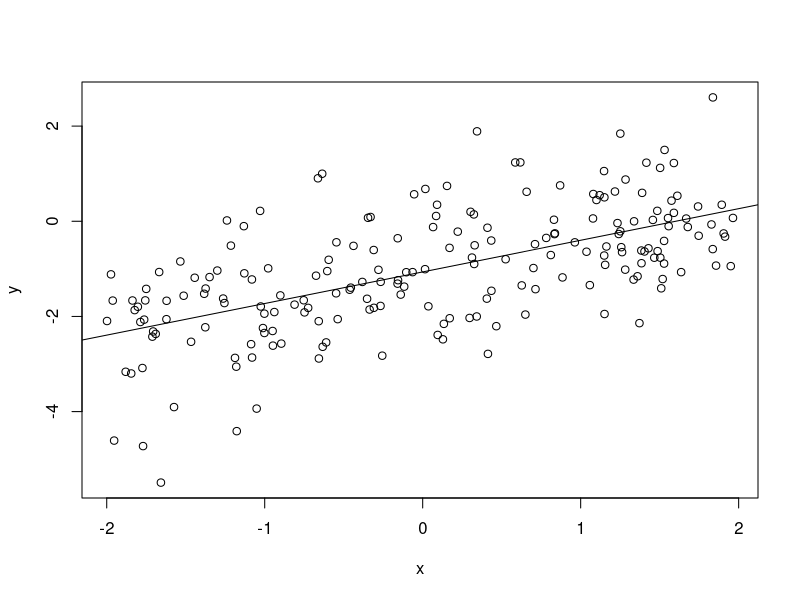
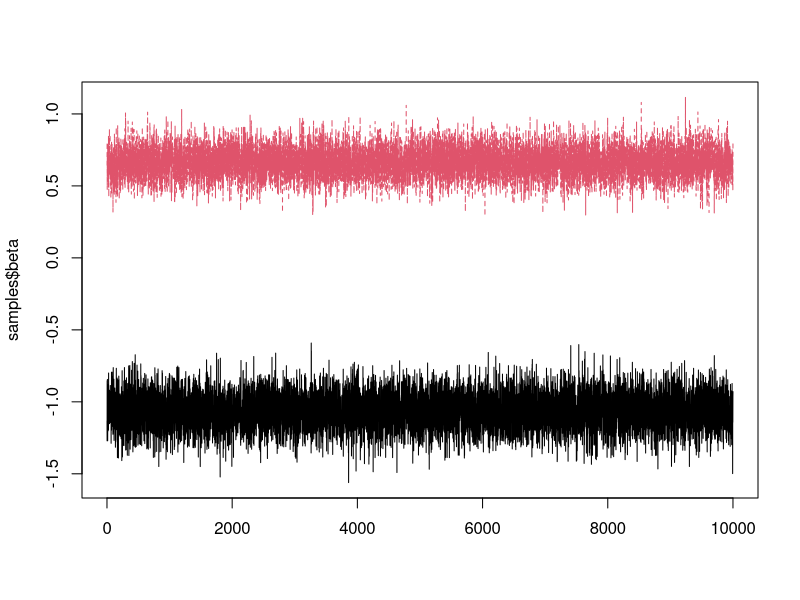
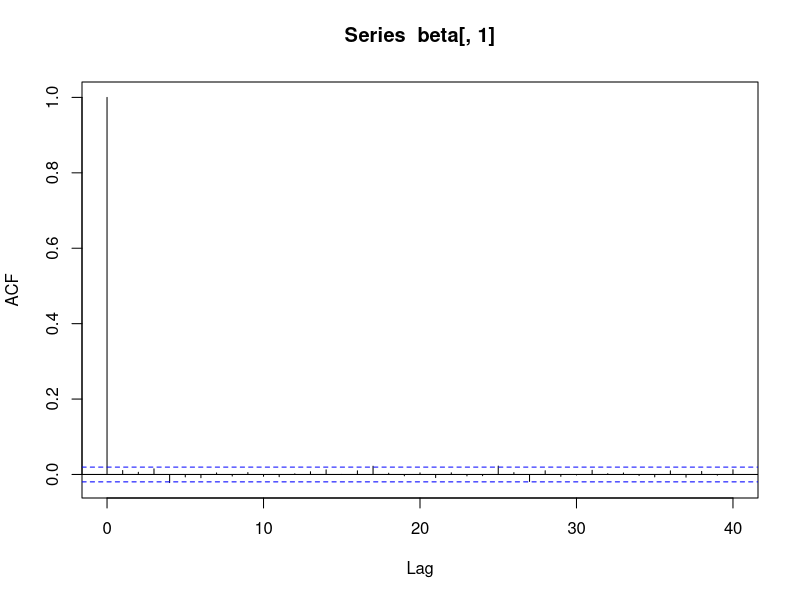
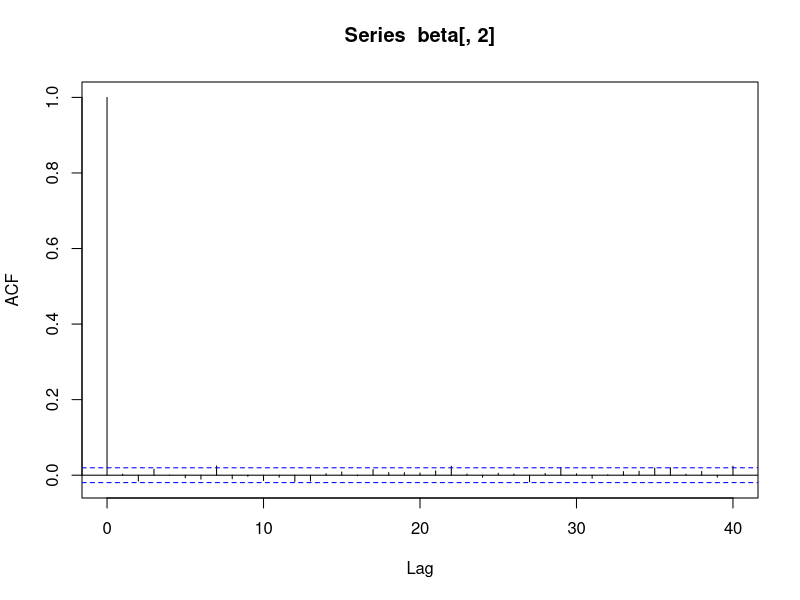
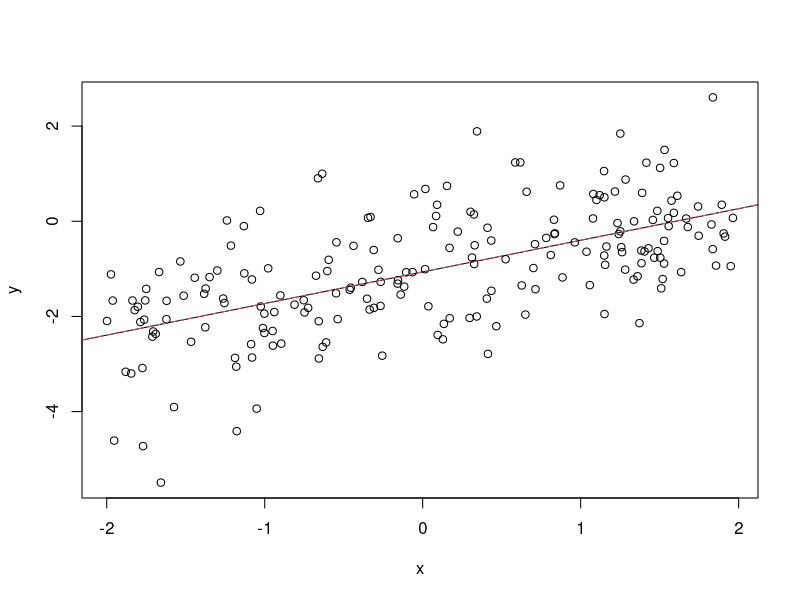
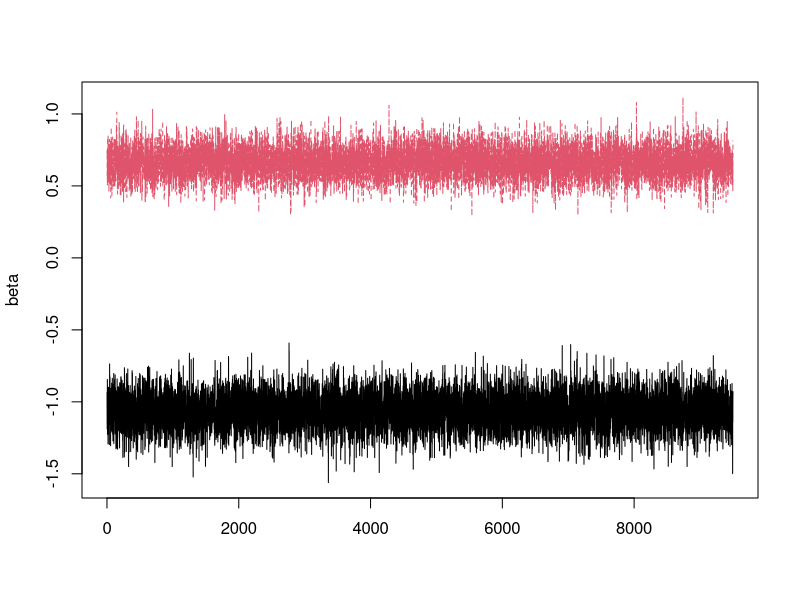
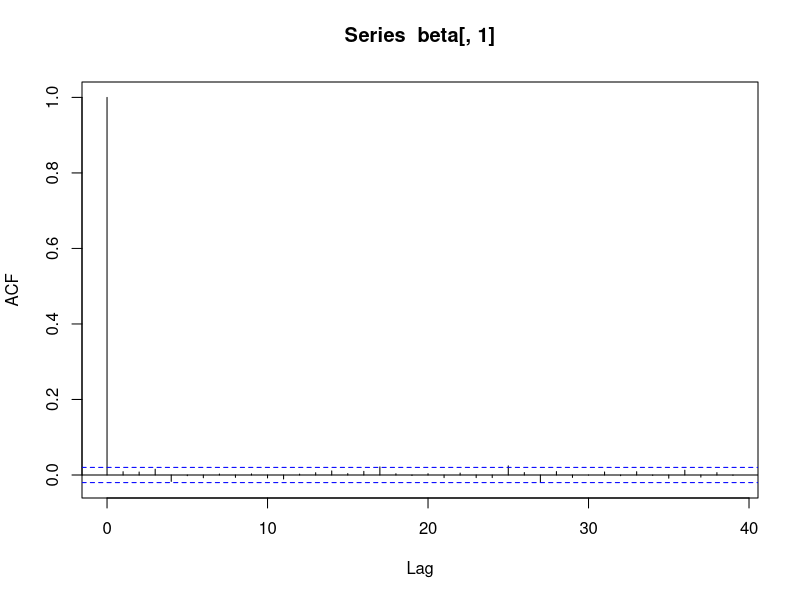
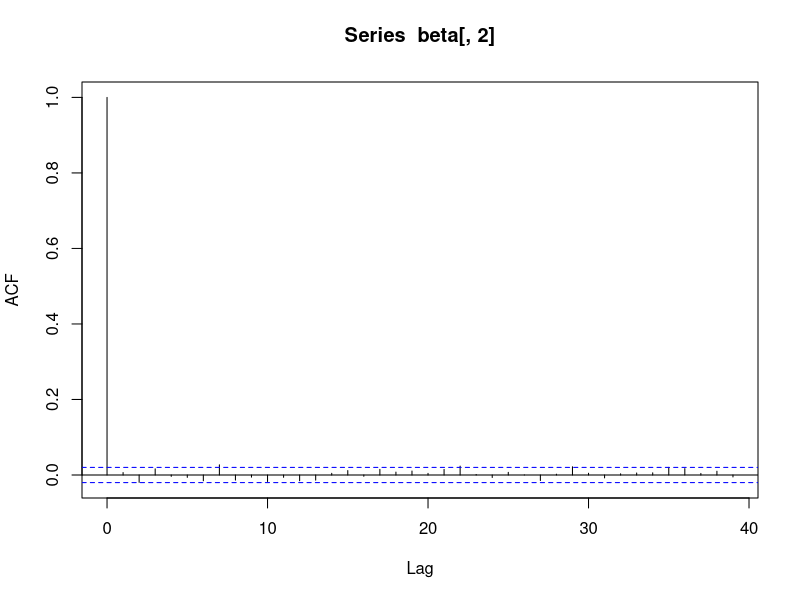

Recreate these plots in R, in order.

# setwd("C:/arbeit/talks/Madrid2024/practicals")

# read the data
dat <- read.table("data/linreg.dat", header=TRUE)

# plot and add the regression line from lm
plot(dat$x, dat$y, xlab="x", ylab="y")
abline(lm(y~x, data=dat))

# function for computing the log-posterior (the same as in Ex. 2)
log_posterior <- function(beta, y, x, sigma, prior_mean, prior_sd) {
    # current mean vector of the observation model
    mu <- beta[1] + beta[2] * x
    
    # log-likelihood
    log_lik <- sum(dnorm(y, mean = mu, sd = sigma, log = TRUE))
    
    # prior (since beta[1] has a constant prior, we only need the prior for beta[2] here)
    log_prior <- dnorm(beta[2], mean = prior_mean, sd = prior_sd, log = TRUE)
    
    # return the (un-normalized) log-posterior
    return(log_lik + log_prior)
}

# IWLS acceptance step
mh_step_iwls <- function(beta_proposed, beta_current, y, x, sigma, prior_mean, prior_sd, Finv) {
    
    X <- cbind(1, x)
    
    # compute log-posterior at proposed value
    log_prob_proposal <- log_posterior(
        beta_proposed,
        y,
        x,
        sigma,
        prior_mean,
        prior_sd
    )
    
    # compute log-posterior at current value
    log_prob_current <- log_posterior(
        beta_current,
        y,
        x,
        sigma,
        prior_mean,
        prior_sd
    )
    
    # log-densities of the proposal density
    sval_backward <- s_fn(y, X, beta_proposed, sigma, prior_sd)
    backward_mean <- beta_proposed + drop(Finv  %*% sval_backward)
    
    log_prob_backward <- mvtnorm::dmvnorm(
        beta_current,
        mean = backward_mean,
        sigma=Finv,
        log=TRUE
    )
    
    sval_forward <- s_fn(y, X, beta_current, sigma, prior_sd)
    forward_mean <- beta_current + drop(Finv  %*% sval_forward)
    
    log_prob_forward <- mvtnorm::dmvnorm(
        beta_proposed,
        mean = forward_mean,
        sigma=Finv,
        log=TRUE
    )
    
    # log-acceptance probability
    log_alpha_star <- log_prob_proposal - log_prob_current + log_prob_backward - log_prob_forward
    log_acceptance_prob <- min(0, log_alpha_star)
    
    # determine acceptance by comparing to a log-uniform
    accept <- log(runif(n = 1)) <= log_acceptance_prob
    
    if(accept) {
        beta_step <- beta_proposed
    } else {
        beta_step <- beta_current
    }
    
    # return the new state of the MCMC chain and whether acceptance took place
    return(list(beta = beta_step, accepted = accept))
}


# functions for IWLS proposal for beta
s_fn <- function(y, X, beta, sigma, prior_sd) {
    (t(X) %*% y - crossprod(X) %*% beta) / (sigma^2) - c(0, (beta[2] / (prior_sd^2)))
}

F_fn <- function(sigma, X, prior_sd) {
    crossprod(X) / (sigma^2) + diag(c(0, (1 / (prior_sd^2))))
}

# now put pieces together in an IWLS algorithm
iwls <- function(y, x, nsamples, sigma, beta_start, prior_mean, prior_sd) {
    # some setting for the algorithms and vectors/matrices to store results
    samples <- matrix(NA_real_, nrow = nsamples, ncol = length(beta_start))
    accepted <- vector(mode = "logical", length = nsamples)
    X <- cbind(1, x)
    
    # initialize with the starting values
    beta_current <- beta_start
    
    # since sigma^2 is treated as fixed, F can be computed beforehand
    Fval <- F_fn(sigma, X, prior_sd)
    Finv <- solve(Fval)
    Finv_chol <- t(chol(Finv))
    
    # perform MCMC iterations
    for (i in seq(nsamples)) {
        
        # IWLS proposal
        sval <- s_fn(y, X, beta_current, sigma, prior_sd)
        proposal_mean <- beta_current + drop(Finv  %*% sval)
        
        z <- rnorm(n = length(beta_start))
        beta_proposed <- drop(Finv_chol %*% z) + proposal_mean
        
        # acceptance step
        step <- mh_step_iwls(
            beta_proposed,
            beta_current,
            y,
            x,
            sigma,
            prior_mean,
            prior_sd,
            Finv
        )
        
        # update current state and store results
        beta_current <- step$beta
        samples[i,] <- beta_current
        accepted[i] <- step$accepted
    }
    
    # return the MCMC chain and the acceptance states
    return(list(beta = samples, accepted = accepted))
}

# set seed to make results reproducible
set.seed(123)

# call the sampler
samples <- iwls(
    dat$y,
    dat$x,
    nsamples = 10000,
    sigma = sqrt(3), # this is a parameter of the response distribution; we assume it to be fixed here
    beta_start = c(0, 0),
    prior_mean = 0,
    prior_sd = 10
)

# acceptance probability
mean(samples$accepted)

# view traceplots
matplot(samples$beta, type = "l")

# auto correlations
beta <- samples$beta
acf(beta[,1])
acf(beta[,2])

# estimates
colMeans(samples$beta)
apply(samples$beta, 2, sd)

# compare to lm results:
plot(dat$x, dat$y, xlab="x", ylab="y")
abline(lm(y~x, data=dat))
abline(coef=colMeans(samples$beta), col=2, lty=2)


beta <- samples$beta[-c(1:500),]
matplot(beta, type = "l")

# auto correlations
acf(beta[,1])
acf(beta[,2])

# estimates
colMeans(beta)
apply(beta, 2, sd)
